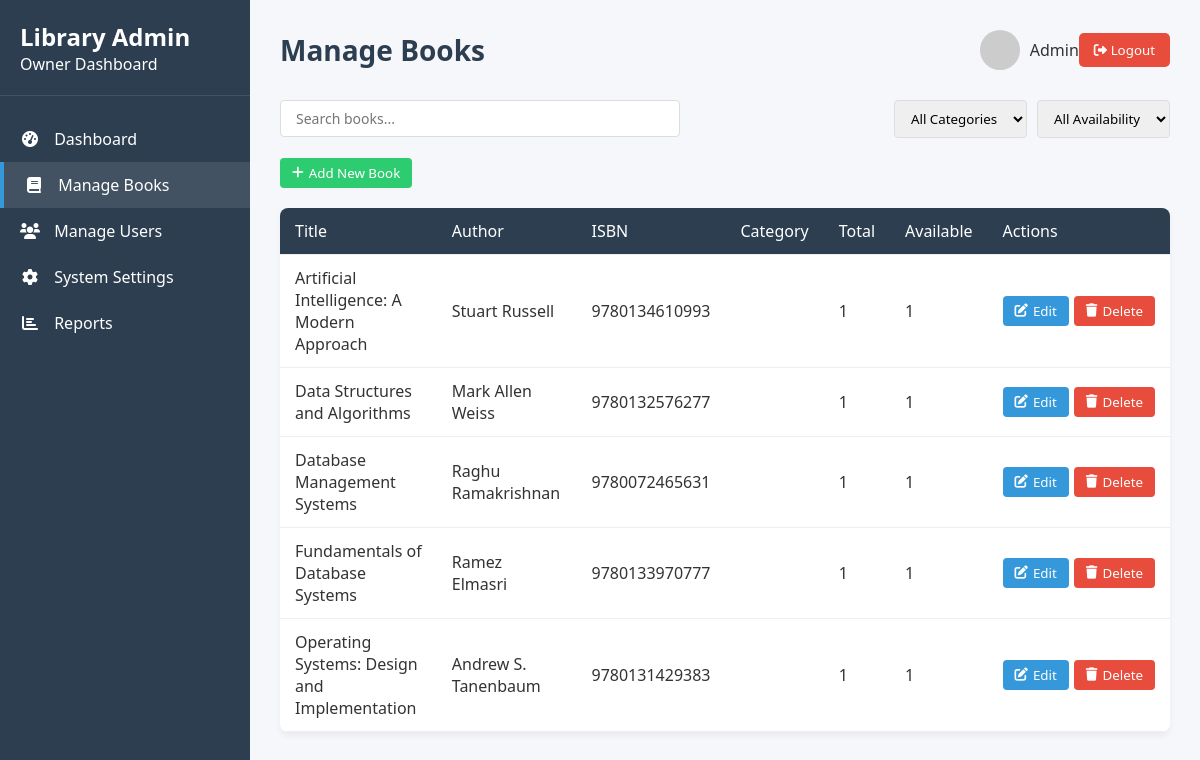
Screenshot of /manage_books.php (signed in) with the database file from the repository.
### tables this page shows
CREATE TABLE books (
    id INT AUTO_INCREMENT PRIMARY KEY,
    title VARCHAR(255) NOT NULL,
    author VARCHAR(255) NOT NULL,
    isbn VARCHAR(20),
    genre VARCHAR(100),
    published_year INT,
    edition VARCHAR(20),
    total_copies INT NOT NULL DEFAULT 1,
    available_copies INT NOT NULL DEFAULT 1,
    cover_image VARCHAR(255),
    description TEXT,
    created_at TIMESTAMP DEFAULT CURRENT_TIMESTAMP
);

### manage_books.php (the view, shortened to what this page needs)
<?php
require_once 'check_auth.php';
$books = [];
try {
    $stmt = $pdo->query("SELECT * FROM books ORDER BY title");
    $books = $stmt->fetchAll(PDO::FETCH_ASSOC);
} catch (PDOException $e) {
    $_SESSION['error'] = "Failed to load books: " . $e->getMessage();
}
?>
<!DOCTYPE html>
<html lang="en">
<head>
    <link rel="stylesheet" href="https://cdnjs.cloudflare.com/ajax/libs/font-awesome/6.0.0/css/all.min.css">
    <link rel="stylesheet" href="css/styles.css">
</head>
<body>
    <div class="dashboard-container">
        <div class="sidebar">
            <div class="sidebar-header">
                <h2>Library Admin</h2>
                <p>Owner Dashboard</p>
            </div>
            <nav class="sidebar-nav">
                <a href="owner_dashboard.php" class="nav-item"><i class="fas fa-tachometer-alt"></i> Dashboard</a>
                <a href="manage_books.php" class="nav-item active"><i class="fas fa-book"></i> Manage Books</a>
                <a href="manage_users.php" class="nav-item"><i class="fas fa-users"></i> Manage Users</a>
                <a href="system_settings.php" class="nav-item"><i class="fas fa-cog"></i> System Settings</a>
                <a href="reports.php" class="nav-item"><i class="fas fa-chart-bar"></i> Reports</a>
            </nav>
        </div>
        <div class="main-content">
            <div class="header">
                <h1>Manage Books</h1>
                <div class="user-info">
                    <img src="https://ui-avatars.com/api/?name=<?= urlencode($_SESSION['owner_name']) ?>&background=random" alt="User Avatar">
                    <span><?= htmlspecialchars($_SESSION['owner_name']) ?></span>
                    <button class="logout-btn" onclick="window.location.href='logout.php'"><i class="fas fa-sign-out-alt"></i> Logout</button>
                </div>
            </div>
            <div class="book-controls">
                <div class="search-box">
                    <input type="text" id="searchInput" placeholder="Search books...">
                </div>
                <div class="filter-controls">
                    <select id="categoryFilter">
                        <option value="">All Categories</option>
                    </select>
                    <select id="availabilityFilter">
                        <option value="">All Availability</option>
                    </select>
                </div>
            </div>
            <button class="btn btn-add" onclick="openAddBookModal()">
                <i class="fas fa-plus"></i> Add New Book
            </button>
            <table class="books-table">
                <thead>
                    <tr>
                        <th>Title</th>
                        <th>Author</th>
                        <th>ISBN</th>
                        <th>Category</th>
                        <th>Total</th>
                        <th>Available</th>
                        <th>Actions</th>
                    </tr>
                </thead>
                <tbody>
                    <?php if (empty($books)): ?>
                        <tr>
                            <td colspan="7" style="text-align: center;">No books found</td>
                        </tr>
                    <?php else: ?>
                        <?php foreach ($books as $book): ?>
                        <tr>
                            <td><?= htmlspecialchars($book['title'] ?? '') ?></td>
                            <td><?= htmlspecialchars($book['author'] ?? '') ?></td>
                            <td><?= htmlspecialchars($book['isbn'] ?? '') ?></td>
                            <td><?= htmlspecialchars($book['category'] ?? '') ?></td>
                            <td><?= $book['quantity'] ?? 0 ?></td>
                            <td><?= $book['available_quantity'] ?? 0 ?></td>
                            <td>
                                <div class="action-btns">
                                    <button class="btn btn-edit" onclick="openEditBookModal(<?= $book['id'] ?>)">
                                        <i class="fas fa-edit"></i> Edit
                                    </button>
                                    <button class="btn btn-delete" onclick="confirmDelete(<?= $book['id'] ?>, '<?= htmlspecialchars(addslashes($book['title'])) ?>')">
                                        <i class="fas fa-trash"></i> Delete
                                    </button>
                                </div>
                            </td>
                        </tr>
                        <?php endforeach; ?>
                    <?php endif; ?>
                </tbody>
            </table>
        </div>
    </div>
</body>
</html>

### styles.css (style rules this page uses)
:root { --primary-color: #3498db; --primary-dark: #2980b9; --user-color: #2ecc71; --admin-color: #e74c3c; --secondary-color: #2c3e50; --light-gray: #ecf0f1; --dark-gray: #7f8c8d; --error-color: #e74c3c; }
* { box-sizing: border-box; margin: 0; padding: 0; font-family: 'Segoe UI', Tahoma, Geneva, Verdana, sans-serif; }
body { background-color: var(--light-gray); background-image: url('https://images.unsplash.com/photo-1507842217343-583bb7270b66?ixlib=rb-1.2.1&auto=format&fit=crop&w=1350&q=80'); background-size: cover; background-position: center; display: flex; justify-content: center; align-items: center; min-height: 100vh; padding: 20px; }
.header { text-align: center; margin-bottom: 30px; }
.header h1 { color: var(--secondary-color); margin-bottom: 0; font-size: 28px; }
input, textarea { width: 100%; padding: 12px 15px; border: 1px solid #ddd; border-radius: 5px; font-size: 14px; transition: border 0.3s; resize: vertical; }

### manage_books.php (style rules this page uses)
:root { --primary-color: #3498db; --success-color: #2ecc71; --danger-color: #e74c3c; --warning-color: #f39c12; --dark-color: #2c3e50; --light-color: #ecf0f1; --gray-color: #95a5a6; }
body { font-family: 'Segoe UI', Tahoma, Geneva, Verdana, sans-serif; background-color: #f5f7fa; margin: 0; padding: 0; color: #333; }
.dashboard-container { display: grid; grid-template-columns: 250px 1fr; min-height: 100vh; }
.sidebar { background-color: var(--dark-color); color: white; padding: 20px 0; }
.sidebar-header { padding: 0 20px 20px; border-bottom: 1px solid rgba(255,255,255,0.1); }
.sidebar-nav { padding: 20px 0; }
.nav-item { display: block; padding: 12px 20px; color: white; text-decoration: none; transition: all 0.3s; }
.nav-item:hover, .nav-item.active { background-color: rgba(255,255,255,0.1); border-left: 4px solid var(--primary-color); }
.nav-item i { margin-right: 10px; width: 20px; text-align: center; }
.main-content { padding: 30px; }
.header { display: flex; justify-content: space-between; align-items: center; margin-bottom: 30px; }
.user-info { display: flex; align-items: center; }
.user-info img { width: 40px; height: 40px; border-radius: 50%; margin-right: 10px; }
.logout-btn { background-color: var(--danger-color); color: white; border: none; padding: 8px 15px; border-radius: 5px; cursor: pointer; transition: background-color 0.3s; }
.books-table { width: 100%; border-collapse: collapse; background-color: white; border-radius: 8px; overflow: hidden; box-shadow: 0 4px 6px rgba(0,0,0,0.05); }
.books-table th, .books-table td { padding: 12px 15px; text-align: left; border-bottom: 1px solid #eee; }
.books-table th { background-color: var(--dark-color); color: white; font-weight: 500; }
.action-btns { display: flex; gap: 5px; }
.btn { padding: 6px 12px; border-radius: 4px; border: none; cursor: pointer; font-weight: 500; transition: all 0.3s; display: inline-flex; align-items: center; gap: 5px; }
.btn-edit { background-color: var(--primary-color); color: white; }
.btn-delete { background-color: var(--danger-color); color: white; }
.btn-add { background-color: var(--success-color); color: white; margin-bottom: 20px; }
.book-controls { display: flex; justify-content: space-between; margin-bottom: 20px; gap: 15px; }
.search-box { flex-grow: 1; max-width: 400px; }
.search-box input { width: 100%; padding: 8px 15px; border: 1px solid #ddd; border-radius: 4px; }
.filter-controls { display: flex; gap: 10px; }
.filter-controls select { padding: 8px 12px; border: 1px solid #ddd; border-radius: 4px; }

### rows the page displays
books: title "Artificial Intelligence: A Modern Approach", author "Stuart Russell", isbn "9780134610993", quantity "1", available_quantity "1"
books: title "Data Structures and Algorithms", author "Mark Allen Weiss", isbn "9780132576277", quantity "1", available_quantity "1"
books: title "Database Management Systems", author "Raghu Ramakrishnan", isbn "9780072465631", quantity "1", available_quantity "1"
books: title "Fundamentals of Database Systems", author "Ramez Elmasri", isbn "9780133970777", quantity "1", available_quantity "1"
books: title "Operating Systems: Design and Implementation", author "Andrew S. Tanenbaum", isbn "9780131429383", quantity "1", available_quantity "1"

### other values shown
$_SESSION['owner_name'] "Admin"
